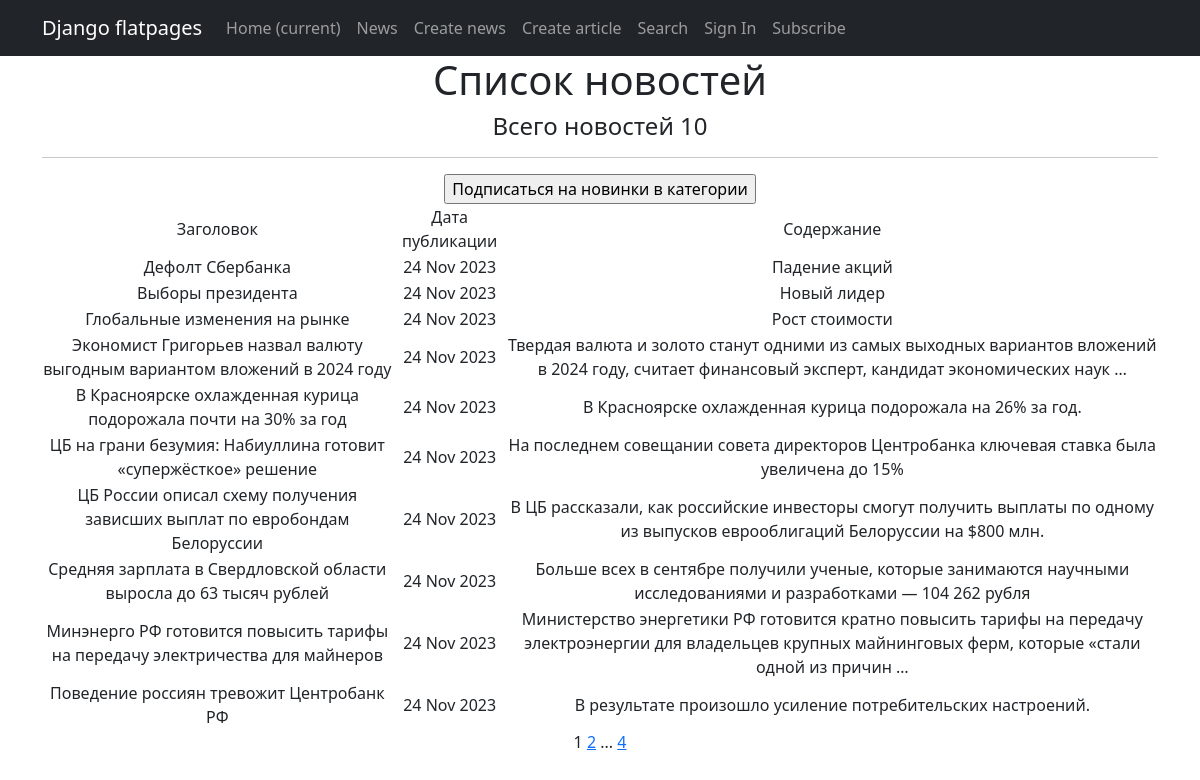
Page /news/ on the committed database.
### news/models.py (models this page shows, shortened)
class Post(models.Model):
    article = 'AR'
    news = 'NE'
    author_name = models.ForeignKey(Author, on_delete=models.CASCADE)  # связь «один ко многим» с моделью Author
    types_post = models.CharField(max_length=2, choices=Types, default='NE')  # поле с выбором — «статья» или «новость»;
    datetime_post = models.DateTimeField(auto_now_add=True)  # автоматически добавляемая дата и время создания;
    category_post = models.ManyToManyField(Category, through='PostCategory')  # связь «многие ко многим» с моделью Category (с дополнительной моделью PostCategory);
    header = models.CharField(max_length=255) #  заголовок статьи/новости
    content = models.TextField() #  текст статьи/новости
    rating_post = models.IntegerField(default=0) #  рейтинг статьи/новости

### news/views.py (the view)
# urls.py: path('', PostList.as_view(), name='post_list'), #http://127.0.0.1:8000/news/
class PostList(ListView):
    model = Post
    ordering = '-datetime_post'
    template_name = 'news.html'
    context_object_name = 'news'
    paginate_by = 10
    def get_queryset(self):
        queryset = super().get_queryset()
        self.filterset = PostFilter(self.request.GET, queryset)
        return self.filterset.qs
    def get_context_data(self, **kwargs):
        context = super().get_context_data(**kwargs)
        context['filterset'] = self.filterset
        return context

### news/templatetags/custom_filters.py (called while the page is built)
@register.filter(name='censors')
def censor(value):
   stopwords = ['урод', 'бяка', 'гопник']
   word = value.replace(',', "")
   word = word.replace('-', "")
   word = word.split()
   if type(value) is str:
      for word in stopwords:
         value = value.replace(word, word[0] + "*" * (len(word) - 1))
         value = value.replace(word.capitalize(), word[0] + "*" * (len(word) - 1))
   else:
      raise ValueError('Ошибка, это не переменная строкого типа')
   return f'{value}'

### news/templatetags/custom_tags.py (called while the page is built)
@register.simple_tag(takes_context=True)
def url_replace(context, **kwargs):
   d = context['request'].GET.copy()
   for k, v in kwargs.items():
       d[k] = v
   return d.urlencode()

### templates/news.html (shortened to what this page needs)
{% extends 'flatpages/default.html' %}
{% load custom_filters %}
{% load custom_tags %}
{% block content %}
   <h1>Список новостей</h1>
   <h4>Всего новостей {{news|length}} </h4>
   <hr>
   {% if news %}
       <table>
           <tr>
               <td>Заголовок</td>
               <td>Дата публикации</td>
               <td>Содержание</td>
           </tr>
           {% for post in news %}
           <tr>
               <td>{{ post.header|censors }}</td>
               <td>{{ post.datetime_post|date:'d M Y' }}</td>
               <td>{{ post.content|censors|truncatewords:20 }}</td>
           </tr>
           {% endfor %}
    <form action="/subscribe/post/">
        <input type="submit" value="Подписаться на новинки в категории">
    </form>
       </table>
   {% else %}
       <h2>Новостей нет!</h2>
   {% endif %}
   {{ page_obj.number }}
   {% if page_obj.has_next %}
       <a href="?{% url_replace page=page_obj.next_page_number %}">{{ page_obj.next_page_number }}</a>
       {% if paginator.num_pages != page_obj.next_page_number %}
           ...
           <a href="?{% url_replace page=page_obj.paginator.num_pages %}">{{ page_obj.paginator.num_pages }}</a>
       {% endif %}
   {% endif %}
{% endblock content %}

### templates/flatpages/default.html (shortened to what this page needs)
<!DOCTYPE html>
<html lang="en">
    <head>
        {% load static %}
        <link href="{% static 'css/styles.css' %}" rel="stylesheet" />
    </head>
    <body>
        <nav class="navbar navbar-expand-lg navbar-dark bg-dark static-top">
            <div class="container">
                <a class="navbar-brand" href="#">Django flatpages</a>
                <div class="collapse navbar-collapse" id="navbarResponsive">
                    <ul class="navbar-nav ml-auto">
                        <li class="nav-item active">
                            <a class="nav-link" href="#">Home
                                <span class="sr-only">(current)</span>
                            </a>
                        </li>
                        <li class="nav-item">
                            <a class="nav-link" href="/news/">News</a>
                        </li>
                        <li class="nav-item">
                            <a class="nav-link" href="/news/create/">Create news</a>
                        </li>
                        <li class="nav-item">
                            <a class="nav-link" href="/article/create/">Create article</a>
                        </li>
                        <li class="nav-item">
                            <a class="nav-link" href="/news/search">Search</a>
                        </li>
                        <li class="nav-item">
                            <a class="nav-link" href="/accounts/login/">Sign In</a>
                        </li>
                        <li class="nav-item">
                            <a class="nav-link" href="/subscribe/post/">Subscribe</a>
                        </li>
                    </ul>
                </div>
            </div>
        </nav>
        <div class="container">
            <div class="row">
                <div class="col-lg-12 text-center">
                    {% block content %}{% endblock content %}
                </div>
            </div>
        </div>
    </body>
</html>

### rows in the picture
Post: header|censors "Дефолт Сбербанка", datetime_post "24 Nov 2023", content|censors "Падение акций"
Post: header|censors "Выборы президента", datetime_post "24 Nov 2023", content|censors "Новый лидер"
Post: header|censors "Глобальные изменения на рынке", datetime_post "24 Nov 2023", content|censors "Рост стоимости"
Post: header|censors "Экономист Григорьев назвал валюту выгодным вариантом вложений в 2024 году", datetime_post "24 Nov 2023", content|censors "Твердая валюта и золото станут одними из самых выходных вариантов вложений в 2024 году, считает финансовый эксперт, кандидат экономических наук …"
Post: header|censors "В Красноярске охлажденная курица подорожала почти на 30% за год", datetime_post "24 Nov 2023", content|censors "В Красноярске охлажденная курица подорожала на 26% за год."
Post: header|censors "ЦБ на грани безумия: Набиуллина готовит «супержёсткое» решение", datetime_post "24 Nov 2023", content|censors "На последнем совещании совета директоров Центробанка ключевая ставка была увеличена до 15%"
Post: header|censors "ЦБ России описал схему получения зависших выплат по евробондам Белоруссии", datetime_post "24 Nov 2023", content|censors "В ЦБ рассказали, как российские инвесторы смогут получить выплаты по одному из выпусков еврооблигаций Белоруссии на $800 млн."
Post: header|censors "Средняя зарплата в Свердловской области выросла до 63 тысяч рублей", datetime_post "24 Nov 2023", content|censors "Больше всех в сентябре получили ученые, которые занимаются научными исследованиями и разработками — 104 262 рубля"
Post: header|censors "Минэнерго РФ готовится повысить тарифы на передачу электричества для майнеров", datetime_post "24 Nov 2023", content|censors "Министерство энергетики РФ готовится кратно повысить тарифы на передачу электроэнергии для владельцев крупных майнинговых ферм, которые «стали одной из причин …"
Post: header|censors "Поведение россиян тревожит Центробанк РФ", datetime_post "24 Nov 2023", content|censors "В результате произошло усиление потребительских настроений."

### other values in the picture
{{ news|length }} "10"
{{ page_obj.number }} "1"
{{ page_obj.next_page_number }} "2"
{{ page_obj.paginator.num_pages }} "4"
